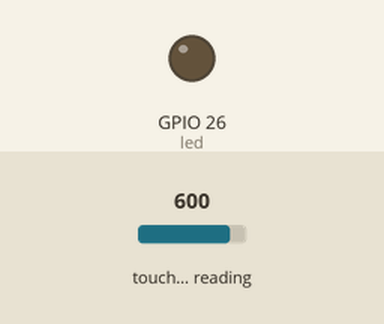
Simulated run of this program. Board: ESP32 board running MicroPython. Parts: output pins drawn as LEDs (lit = HIGH). The inputs (shaded band) are chosen by the test bench; at power-on: touch-pad reading 600. What the program prints to the serial console is not drawn.

Above: at 1.2 s.
1.3 s: touch-pad reading set to 304
2.8 s: touch-pad reading set to 291
At 4.0 s:
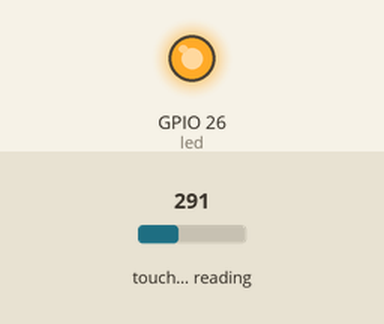
4.3 s: touch-pad reading set to 375
At 5.2 s:
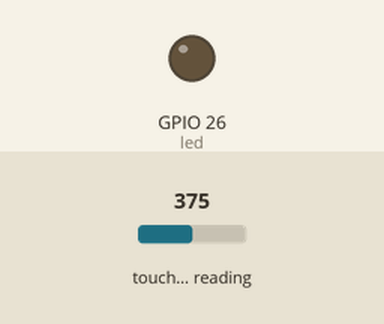
5.8 s: touch-pad reading set to 63
At 6.4 s:
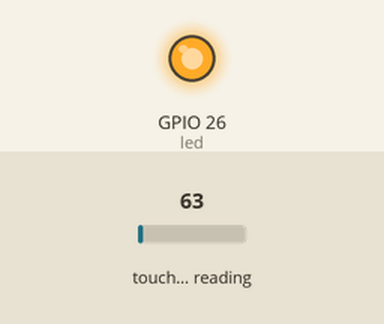
Timing chart, 0 to 8.3 s (numbered marks = the images above; inputs shaded):
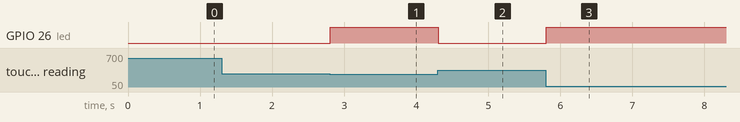

Measured:
- the behaviour switches between 300 and 299 on touch-pad reading (found by bisection; images 0 and 1)
- after the input at 1.3 s, every drawn part: stays the same
- after the input at 2.8 s, GPIO 26 (led): LOW → HIGH at once
- after the input at 4.3 s, GPIO 26 (led): HIGH → LOW at once
- after the input at 5.8 s, GPIO 26 (led): LOW → HIGH at once

The program:

design_touch_auto.py
```python
from machine import Pin, TouchPad
import time

touch = TouchPad(Pin(4))
led = Pin(26, Pin.OUT)

base = touch.read()
print(base)
limit = base // 2
while True:
    if touch.read() < limit:
        led.value(1)
    else:
        led.value(0)
    time.sleep(0.1)
```
